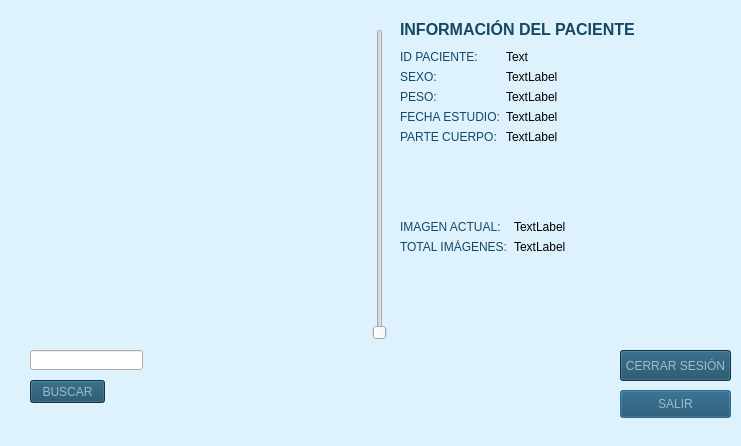
<?xml version="1.0" encoding="UTF-8"?>
<ui version="4.0">
 <class>Ventana_imagenes</class>
 <widget class="QDialog" name="Ventana_imagenes">
  <property name="geometry">
   <rect>
    <x>0</x>
    <y>0</y>
    <width>741</width>
    <height>446</height>
   </rect>
  </property>
  <property name="windowTitle">
   <string>Dialog</string>
  </property>
  <property name="modal">
   <bool>false</bool>
  </property>
  <widget class="QWidget" name="dcm" native="true">
   <property name="geometry">
    <rect>
     <x>29</x>
     <y>19</y>
     <width>321</width>
     <height>321</height>
    </rect>
   </property>
   <property name="cursor">
    <cursorShape>ArrowCursor</cursorShape>
   </property>
   <property name="autoFillBackground">
    <bool>false</bool>
   </property>
  </widget>
  <widget class="QSlider" name="vertical_slider">
   <property name="geometry">
    <rect>
     <x>370</x>
     <y>29</y>
     <width>20</width>
     <height>311</height>
    </rect>
   </property>
   <property name="styleSheet">
    <string notr="true">color: rgb(22, 72, 99);</string>
   </property>
   <property name="orientation">
    <enum>Qt::Vertical</enum>
   </property>
  </widget>
  <widget class="QWidget" name="formLayoutWidget">
   <property name="geometry">
    <rect>
     <x>400</x>
     <y>220</y>
     <width>180</width>
     <height>64</height>
    </rect>
   </property>
   <layout class="QFormLayout" name="formLayout">
    <item row="0" column="0">
     <widget class="QLabel" name="label">
      <property name="styleSheet">
       <string notr="true">font: 75 7pt &quot;Georgia&quot;;
color: rgb(22, 72, 99);</string>
      </property>
      <property name="text">
       <string>IMAGEN ACTUAL:</string>
      </property>
     </widget>
    </item>
    <item row="0" column="1">
     <widget class="QLabel" name="valor_act">
      <property name="styleSheet">
       <string notr="true">font: 75 7pt &quot;Georgia&quot;;</string>
      </property>
      <property name="text">
       <string>TextLabel</string>
      </property>
     </widget>
    </item>
    <item row="1" column="0">
     <widget class="QLabel" name="label_2">
      <property name="styleSheet">
       <string notr="true">font: 75 7pt &quot;Georgia&quot;;
color: rgb(22, 72, 99);</string>
      </property>
      <property name="text">
       <string>TOTAL IMÁGENES:</string>
      </property>
     </widget>
    </item>
    <item row="1" column="1">
     <widget class="QLabel" name="total_valor">
      <property name="styleSheet">
       <string notr="true">font: 75 7pt &quot;Georgia&quot;;</string>
      </property>
      <property name="text">
       <string>TextLabel</string>
      </property>
     </widget>
    </item>
   </layout>
  </widget>
  <widget class="QWidget" name="formLayoutWidget_2">
   <property name="geometry">
    <rect>
     <x>400</x>
     <y>50</y>
     <width>251</width>
     <height>133</height>
    </rect>
   </property>
   <layout class="QFormLayout" name="formLayout_2">
    <item row="0" column="0">
     <widget class="QLabel" name="label_4">
      <property name="styleSheet">
       <string notr="true">font: 75 9pt &quot;Georgia&quot;;
color: rgb(22, 72, 99);</string>
      </property>
      <property name="text">
       <string>ID PACIENTE:</string>
      </property>
     </widget>
    </item>
    <item row="0" column="1">
     <widget class="QLabel" name="patient_id">
      <property name="styleSheet">
       <string notr="true">font: 75 9pt &quot;Georgia&quot;;
</string>
      </property>
      <property name="text">
       <string>Text</string>
      </property>
     </widget>
    </item>
    <item row="1" column="0">
     <widget class="QLabel" name="label_6">
      <property name="styleSheet">
       <string notr="true">font: 75 9pt &quot;Georgia&quot;;
color: rgb(22, 72, 99);</string>
      </property>
      <property name="text">
       <string>SEXO:</string>
      </property>
     </widget>
    </item>
    <item row="1" column="1">
     <widget class="QLabel" name="patient_sex">
      <property name="styleSheet">
       <string notr="true">font: 75 9pt &quot;Georgia&quot;;</string>
      </property>
      <property name="text">
       <string>TextLabel</string>
      </property>
     </widget>
    </item>
    <item row="2" column="0">
     <widget class="QLabel" name="label_8">
      <property name="styleSheet">
       <string notr="true">font: 75 9pt &quot;Georgia&quot;;
color: rgb(22, 72, 99);</string>
      </property>
      <property name="text">
       <string>PESO:</string>
      </property>
     </widget>
    </item>
    <item row="2" column="1">
     <widget class="QLabel" name="patient_w">
      <property name="styleSheet">
       <string notr="true">font: 75 9pt &quot;Georgia&quot;;</string>
      </property>
      <property name="text">
       <string>TextLabel</string>
      </property>
     </widget>
    </item>
    <item row="3" column="0">
     <widget class="QLabel" name="label_10">
      <property name="styleSheet">
       <string notr="true">font: 75 9pt &quot;Georgia&quot;;
color: rgb(22, 72, 99);</string>
      </property>
      <property name="text">
       <string>FECHA ESTUDIO:</string>
      </property>
     </widget>
    </item>
    <item row="3" column="1">
     <widget class="QLabel" name="date_study">
      <property name="styleSheet">
       <string notr="true">font: 75 9pt &quot;Georgia&quot;;</string>
      </property>
      <property name="text">
       <string>TextLabel</string>
      </property>
     </widget>
    </item>
    <item row="4" column="0">
     <widget class="QLabel" name="label_12">
      <property name="styleSheet">
       <string notr="true">font: 75 9pt &quot;Georgia&quot;;
color: rgb(22, 72, 99);</string>
      </property>
      <property name="text">
       <string>PARTE CUERPO:</string>
      </property>
     </widget>
    </item>
    <item row="4" column="1">
     <widget class="QLabel" name="bpart">
      <property name="styleSheet">
       <string notr="true">font: 75 9pt &quot;Georgia&quot;;</string>
      </property>
      <property name="text">
       <string>TextLabel</string>
      </property>
     </widget>
    </item>
   </layout>
  </widget>
  <widget class="QLabel" name="label_3">
   <property name="geometry">
    <rect>
     <x>400</x>
     <y>20</y>
     <width>331</width>
     <height>20</height>
    </rect>
   </property>
   <property name="styleSheet">
    <string notr="true">color: rgb(22, 72, 99);
font: 75 13pt &quot;Georgia&quot;;</string>
   </property>
   <property name="text">
    <string>&lt;html&gt;&lt;head/&gt;&lt;body&gt;&lt;p&gt;&lt;span style=&quot; font-size:12pt; font-weight:600;&quot;&gt;INFORMACIÓN DEL PACIENTE&lt;/span&gt;&lt;/p&gt;&lt;/body&gt;&lt;/html&gt;</string>
   </property>
  </widget>
  <widget class="QPushButton" name="cerrar">
   <property name="geometry">
    <rect>
     <x>620</x>
     <y>390</y>
     <width>111</width>
     <height>28</height>
    </rect>
   </property>
   <property name="styleSheet">
    <string notr="true">background-color: rgb(22, 72, 99);
color: rgb(155, 190, 200);
font: 75 9pt &quot;Georgia&quot;rgb(155, 190, 200)</string>
   </property>
   <property name="text">
    <string>SALIR</string>
   </property>
  </widget>
  <widget class="QLabel" name="label_5">
   <property name="geometry">
    <rect>
     <x>-20</x>
     <y>-20</y>
     <width>791</width>
     <height>471</height>
    </rect>
   </property>
   <property name="styleSheet">
    <string notr="true">background-color: rgb(221, 242, 253);</string>
   </property>
   <property name="text">
    <string/>
   </property>
  </widget>
  <widget class="QLineEdit" name="numero_imagen">
   <property name="geometry">
    <rect>
     <x>30</x>
     <y>350</y>
     <width>113</width>
     <height>20</height>
    </rect>
   </property>
  </widget>
  <widget class="QPushButton" name="buscar_imagen">
   <property name="geometry">
    <rect>
     <x>30</x>
     <y>380</y>
     <width>75</width>
     <height>23</height>
    </rect>
   </property>
   <property name="styleSheet">
    <string notr="true">background-color: rgb(22, 72, 99);
color: rgb(155, 190, 200);
font: 75 9pt &quot;Georgia&quot;rgb(155, 190, 200)</string>
   </property>
   <property name="text">
    <string>BUSCAR</string>
   </property>
  </widget>
  <widget class="QLabel" name="advertencia">
   <property name="geometry">
    <rect>
     <x>170</x>
     <y>350</y>
     <width>171</width>
     <height>61</height>
    </rect>
   </property>
   <property name="styleSheet">
    <string notr="true">font: 75 9pt &quot;Georgia&quot;;
background-color: rgb(221, 242, 253);</string>
   </property>
   <property name="text">
    <string/>
   </property>
  </widget>
  <widget class="QPushButton" name="salir_">
   <property name="geometry">
    <rect>
     <x>620</x>
     <y>350</y>
     <width>111</width>
     <height>31</height>
    </rect>
   </property>
   <property name="styleSheet">
    <string notr="true">background-color: rgb(22, 72, 99);
color: rgb(155, 190, 200);
font: 75 9pt &quot;Georgia&quot;rgb(155, 190, 200)</string>
   </property>
   <property name="text">
    <string>CERRAR SESIÓN</string>
   </property>
  </widget>
  <zorder>label_5</zorder>
  <zorder>dcm</zorder>
  <zorder>vertical_slider</zorder>
  <zorder>formLayoutWidget</zorder>
  <zorder>formLayoutWidget_2</zorder>
  <zorder>label_3</zorder>
  <zorder>cerrar</zorder>
  <zorder>numero_imagen</zorder>
  <zorder>buscar_imagen</zorder>
  <zorder>advertencia</zorder>
  <zorder>salir_</zorder>
 </widget>
 <resources/>
 <connections/>
</ui>
